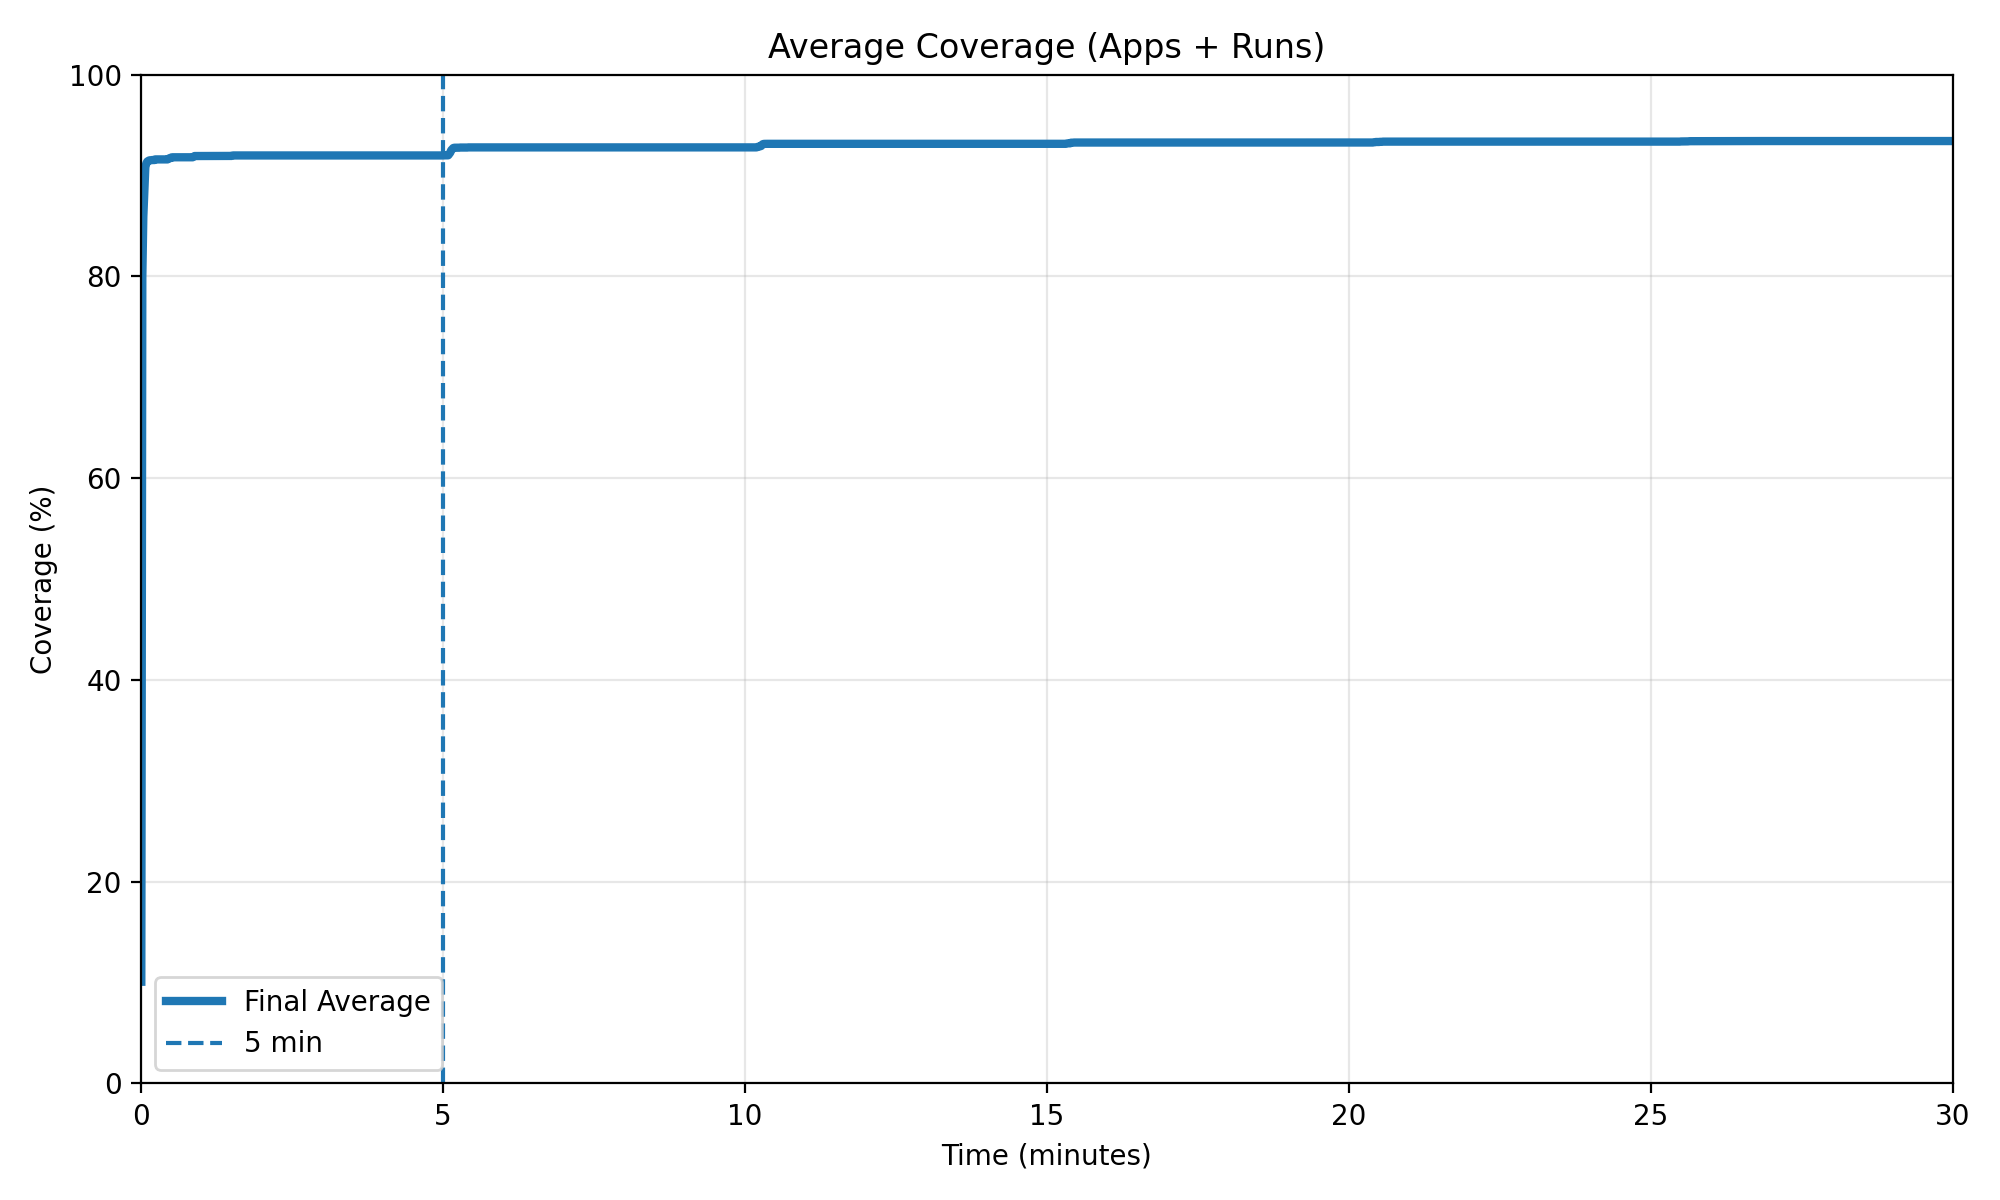

Python code for this plot:
import re
import argparse
from pathlib import Path

import numpy as np
import matplotlib.pyplot as plt


TS_PATTERN = re.compile(r"(\d{2}-\d{2} \d{2}:\d{2}:\d{2}\.\d+)")
EVENT_PATTERN = re.compile(r"METHOD=(.+)")  # method-level proxy coverage


def parse_time(ts: str) -> float:
    # Example: "03-13 20:22:37.523"
    _, time_part = ts.split()
    h, m, s = time_part.split(":")
    s, ms = s.split(".")
    return int(h) * 3600 + int(m) * 60 + int(s) + int(ms) / 1000.0


def extract_events(log_path: Path):
    events = []
    start_time = None

    with log_path.open("r", encoding="utf-8", errors="ignore") as f:
        for line in f:
            ts_match = TS_PATTERN.search(line)
            ev_match = EVENT_PATTERN.search(line)

            if not ts_match or not ev_match:
                continue

            t_abs = parse_time(ts_match.group(1))
            if start_time is None:
                start_time = t_abs

            t_rel = t_abs - start_time
            if t_rel < 0:
                # Defensive guard in case of malformed ordering
                continue

            event_id = ev_match.group(1).strip()
            events.append((t_rel, event_id))

    return events


def build_curve(events, universe, times):
    events = sorted(events, key=lambda x: x[0])
    seen = set()
    curve = []
    idx = 0
    denom = len(universe)

    for t in times:
        while idx < len(events) and events[idx][0] <= t:
            seen.add(events[idx][1])
            idx += 1
        curve.append(100.0 * len(seen) / denom if denom else 0.0)

    return np.array(curve, dtype=float)


def main():
    parser = argparse.ArgumentParser(
        description="Compute final average coverage across apps and runs."
    )
    parser.add_argument(
        "--root",
        type=str,
        default=".",
        help="Root folder containing output_run1, output_run2, output_run3",
    )
    parser.add_argument(
        "--run-folders",
        nargs="+",
        default=["output_run1", "output_run2", "output_run3"],
        help="Run folders to process",
    )
    parser.add_argument(
        "--max-time",
        type=int,
        default=1800,
        help="Maximum time horizon in seconds (default: 1800 = 30 min)",
    )
    parser.add_argument(
        "--step",
        type=int,
        default=1,
        help="Sampling step in seconds",
    )
    args = parser.parse_args()

    root = Path(args.root)
    run_folders = args.run_folders
    times = np.arange(0, args.max_time + 1, args.step)

    # 1) Build per-app event sets across ALL runs.
    #    This is the key fix: denominator for an app is the union of the
    #    method events observed for that same app across the 3 runs.
    app_universes = {}   # app_name -> set(methods)
    run_events = {}      # run_folder -> {app_name: [(t, event), ...]}

    for run_folder in run_folders:
        folder = root / run_folder
        logs = sorted(folder.glob("*.apk.log"))
        print(f"Scanning {run_folder} ({len(logs)} apps)...")
        run_events[run_folder] = {}

        for log in logs:
            app_name = log.name
            events = extract_events(log)
            run_events[run_folder][app_name] = events

            if app_name not in app_universes:
                app_universes[app_name] = set()

            for _, ev in events:
                app_universes[app_name].add(ev)

    # 2) For each run, build one average curve across all apps in that run,
    #    using the cross-run universe for each app.
    run_avg_curves = []

    for run_folder in run_folders:
        app_curves = []
        apps_in_run = run_events.get(run_folder, {})
        print(f"Processing {run_folder} ({len(apps_in_run)} apps)...")

        for app_name, events in apps_in_run.items():
            universe = app_universes.get(app_name, set())
            if not universe:
                continue

            curve = build_curve(events, universe, times)
            app_curves.append(curve)

        if app_curves:
            run_avg = np.mean(app_curves, axis=0)
            run_avg_curves.append(run_avg)

    if not run_avg_curves:
        raise RuntimeError("No valid data found in the provided run folders.")

    # 3) Final average across the run-level average curves.
    final_avg = np.mean(run_avg_curves, axis=0)

    # 4) Save CSV
    csv_path = root / "final_coverage_fixed.csv"
    with csv_path.open("w", encoding="utf-8") as f:
        f.write("time_seconds,time_minutes,final_average_coverage\n")
        for t, y in zip(times, final_avg):
            f.write(f"{int(t)},{t/60.0:.6f},{y:.6f}\n")

    # 5) Plot
    png_path = root / "final_coverage_fixed.png"
    plt.figure(figsize=(10, 6))
    plt.plot(times / 60.0, final_avg, linewidth=3, label="Final Average")
    plt.axvline(x=5, linestyle="--", label="5 min")

    plt.xlabel("Time (minutes)")
    plt.ylabel("Coverage (%)")
    plt.title("Average Coverage (Apps + Runs)")
    plt.xlim(0, args.max_time / 60.0)
    plt.ylim(0, 100)
    plt.grid(True, alpha=0.3)
    plt.legend()
    plt.tight_layout()
    plt.savefig(png_path, dpi=200)
    plt.show()

    print(f"Saved plot to: {png_path}")
    print(f"Saved CSV to:  {csv_path}")


if __name__ == "__main__":
    main()
